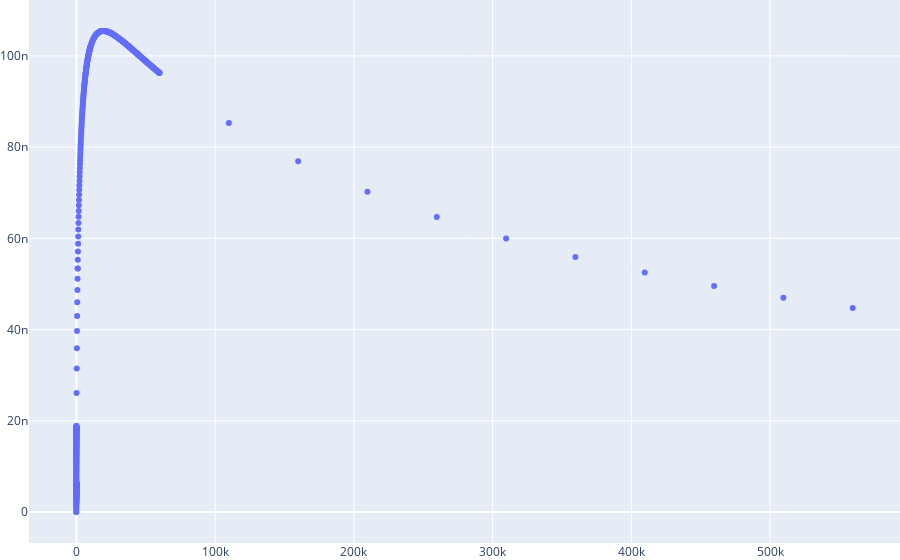

This figure's notebook cell:
### Code cell
df_show = df
df_show = df[df['k1']<=6E+5]

fig = go.Figure()
fig.update_layout(margin={'r': 0, 'l': 0, 't': 0, 'b': 0})
fig.add_traces(
    go.Scatter(
        x=df_show['k1'],
        y=df_show['target'],
        text=df_show['name'],
        mode='markers',
        hovertemplate='k1: %{x:.2}<br>integral: %{y:.2E} <br>%{text}',
        name='',
    ))

### Figure 1 — Plotly figure (JSON) as saved in the notebook; plotly's stock layout.template omitted (floating-point values rounded to 4 significant figures; data arrays with more than 128 entries replaced by an {"elided": "..."} marker saying what was removed)
{"data": [{"hovertemplate": "k1: %{x:.2}<br>integral: %{y:.2E} <br>%{text}", "mode": "markers", "name": "", "text": {"elided": "525 str values"}, "type": "scatter", "x": {"elided": "525 float values"}, "y": {"elided": "525 float values"}}], "layout": {"margin": {"b": 0, "l": 0, "r": 0, "t": 0}}}
